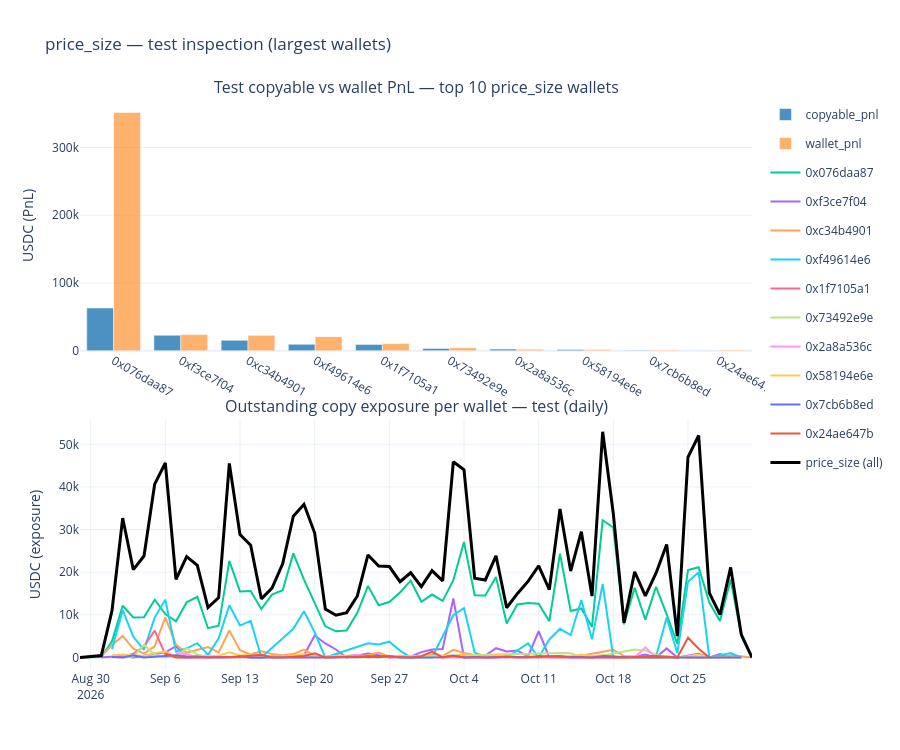

The notebook cell this image was saved under:
### Markdown cell above
## price_size — test inspection (per-wallet)

Largest `price_size` wallets on the test split: per-wallet copyable vs wallet
PnL, and outstanding copy exposure over time.

### Code cell
# ── price_size on test: largest wallets — pnl, wallet pnl, exposure ─────────
from plotly.subplots import make_subplots

_ps_fills = df[df["wallet"].isin(price_size_wallets) & price_size_mask & ~df["is_train"]].copy()

_ps_rows = []
for _w, _g in _ps_fills.groupby("wallet"):
    _exp = copyable_exposure_series(_g, "exposure", bucket_freq="D")
    _notional = float((_g["price"] * _g["copyable_qty_5m_100"].clip(lower=0)).sum())
    _wallet_notional = float(_g["usdc_amount"].sum())
    _ps_rows.append(
        {
            "wallet": _w,
            "fills": len(_g),
            "copyable_pnl": float(_g["copyable_pnl"].sum()),
            "copyable_notional": _notional,
            "copyable_roi": (
                float(_g["copyable_pnl"].sum() / _notional) if _notional > 0 else np.nan
            ),
            "wallet_pnl": float(_g["pnl"].sum()),
            "wallet_notional": _wallet_notional,
            "wallet_roi": (
                float(_g["pnl"].sum() / _wallet_notional) if _wallet_notional > 0 else np.nan
            ),
            "exposure_max": float(_exp["exposure"].max()) if not _exp.empty else np.nan,
        }
    )
ps_wallet_test = (
    pd.DataFrame(_ps_rows)
    .sort_values("copyable_pnl", ascending=False)
    .reset_index(drop=True)
)
display(ps_wallet_test.round(4))

TOP_N_PS = 10
_ps_top = ps_wallet_test.head(TOP_N_PS)["wallet"].tolist()
_ps_labels = [w[:10] for w in _ps_top]
_top_share = (
    ps_wallet_test.head(TOP_N_PS)["copyable_pnl"].sum()
    / ps_wallet_test["copyable_pnl"].sum()
)
print(
    f"test copyable_pnl total {ps_wallet_test['copyable_pnl'].sum():,.0f} over "
    f"{len(ps_wallet_test)} wallets; top-{TOP_N_PS} share {_top_share:.1%}"
)

fig = make_subplots(
    rows=2,
    cols=1,
    vertical_spacing=0.12,
    subplot_titles=(
        f"Test copyable vs wallet PnL — top {len(_ps_top)} price_size wallets",
        "Outstanding copy exposure per wallet — test (daily)",
    ),
)
fig.add_trace(
    go.Bar(
        x=_ps_labels,
        y=ps_wallet_test.head(TOP_N_PS)["copyable_pnl"],
        name="copyable_pnl",
        marker_color="rgba(31,119,180,0.8)",
        offsetgroup="a",
        hovertext=_ps_top,
    ),
    row=1,
    col=1,
)
fig.add_trace(
    go.Bar(
        x=_ps_labels,
        y=ps_wallet_test.head(TOP_N_PS)["wallet_pnl"],
        name="wallet_pnl",
        marker_color="rgba(255,127,14,0.6)",
        offsetgroup="b",
        hovertext=_ps_top,
    ),
    row=1,
    col=1,
)
for _w in _ps_top:
    _g = _ps_fills[_ps_fills["wallet"] == _w]
    _exp = copyable_exposure_series(_g, "exposure", bucket_freq="D")
    if _exp.empty:
        continue
    fig.add_trace(
        go.Scatter(
            x=_exp["dt"],
            y=_exp["exposure"],
            mode="lines",
            name=_w[:10],
            legendgroup=_w,
            hovertext=_w,
        ),
        row=2,
        col=1,
    )
_exp_all = copyable_exposure_series(_ps_fills, "exposure", bucket_freq="D")
if not _exp_all.empty:
    fig.add_trace(
        go.Scatter(
            x=_exp_all["dt"],
            y=_exp_all["exposure"],
            mode="lines",
            name="price_size (all)",
            line=dict(width=3, color="black"),
        ),
        row=2,
        col=1,
    )
fig.update_layout(
    barmode="group",
    title="price_size — test inspection (largest wallets)",
    yaxis_title="USDC (PnL)",
    yaxis2_title="USDC (exposure)",
    template="plotly_white",
    height=750,
)
fig.show()
